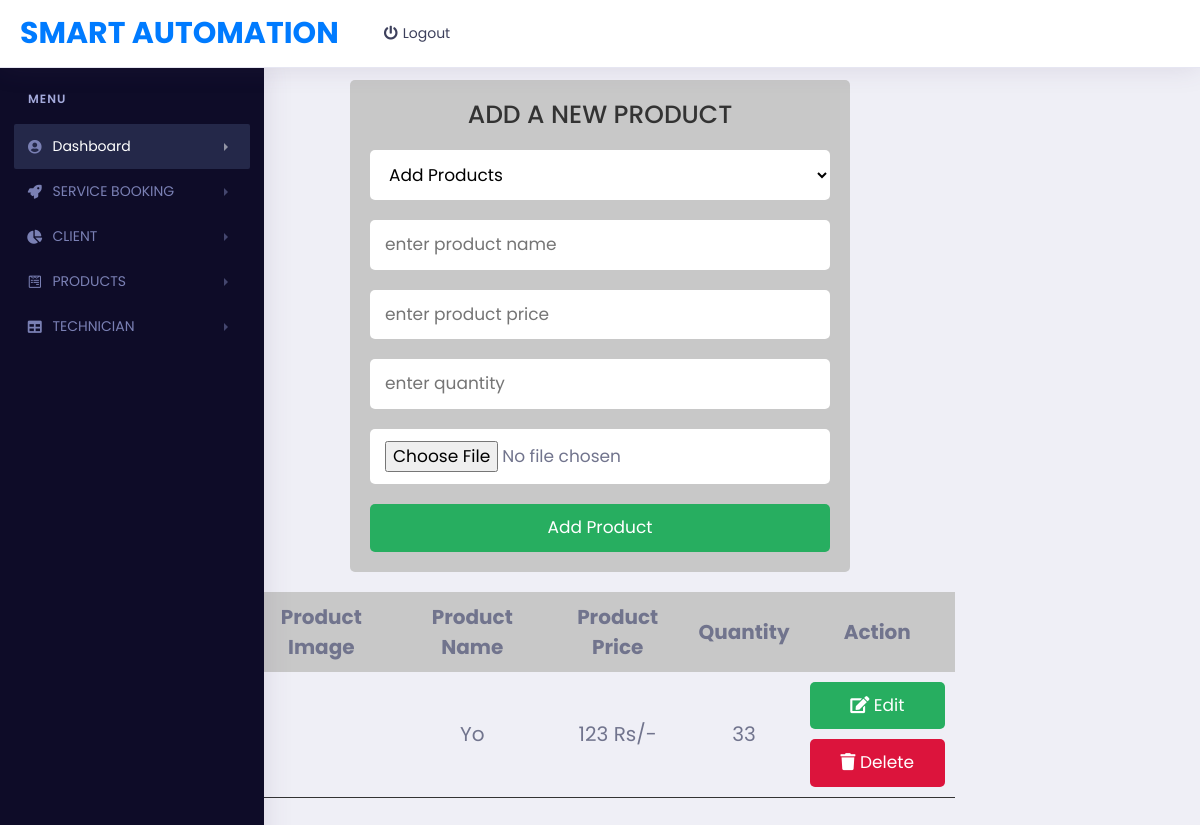
/solar_page.php, run on an earlier commit of the app's database.
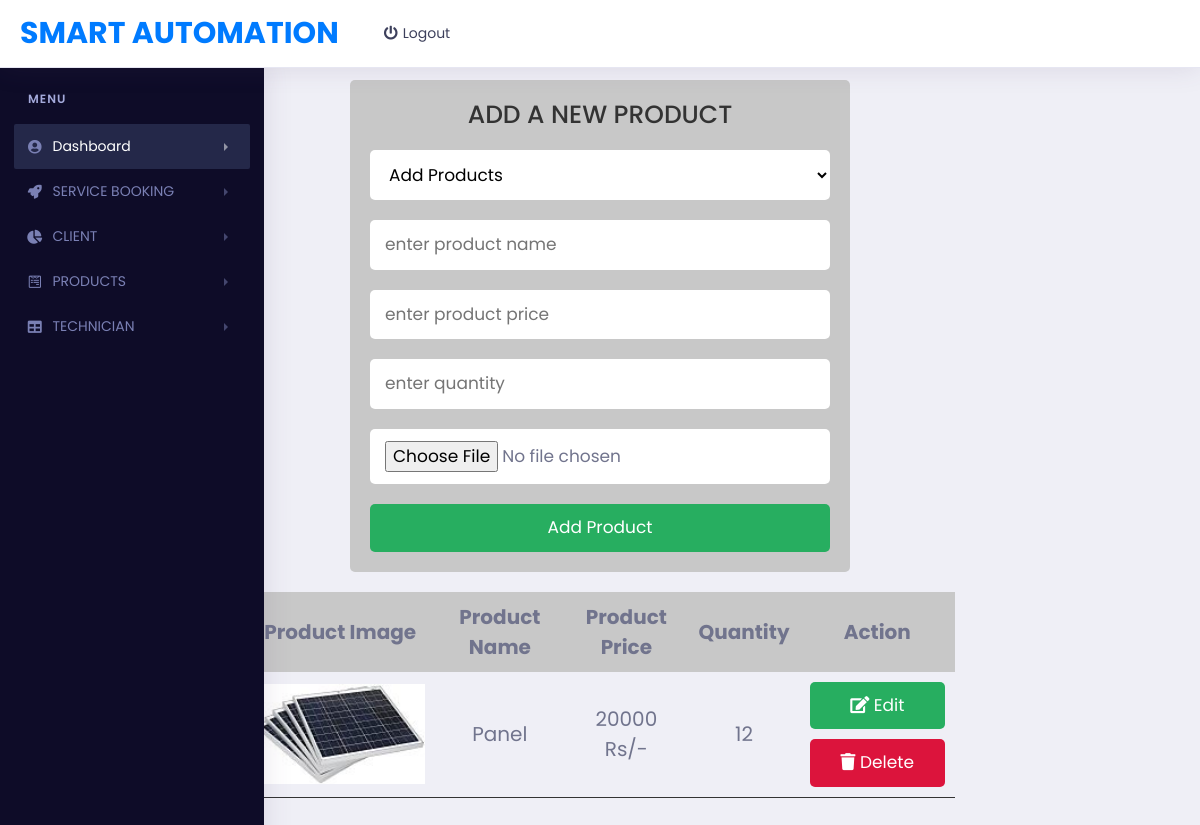
And on a later commit of the database.
### tables this page shows
CREATE TABLE IF NOT EXISTS `solar` (
  `id` int NOT NULL AUTO_INCREMENT,
  `name` varchar(255) NOT NULL,
  `price` int NOT NULL,
  `quantity` int NOT NULL,
  `image` varchar(255) NOT NULL,
  PRIMARY KEY (`id`)
);

### solar_page.php (the view, shortened to what this page needs)
<?php
require("panel_new.php");
?>
<?php
$conn = mysqli_connect('localhost','root','','pure');
?>
<!DOCTYPE html>
<html lang="en">
<head>
   <link rel="stylesheet" href="https://cdnjs.cloudflare.com/ajax/libs/font-awesome/5.15.4/css/all.min.css">
   <link rel="stylesheet" href="admin.css">
</head>
<body>
<div class="container">
   <div class="admin-product-form-container">
      <form id="form" action="<?php $_SERVER['PHP_SELF'] ?>" method="post" enctype="multipart/form-data">
         <h3>add a new product</h3>
         <select id="myList" class="box">
									<option value="">Add Products</option>
								  </select>
         <input type="text" id="username" placeholder="enter product name" name="product_name" class="box">
         <input type="number" min="1" placeholder="enter product price" name="product_price" class="box">
         <input type="number" min="1" max="1000" placeholder="enter quantity" name="product_quantity" class="box">
         <input type="file" id="file"  onchange="return fileValidation()" name="product_image" class="box">
         <input type="submit" class="btn" name="add_product" value="add product">
      </form>
   </div>
   <?php
   $select = mysqli_query($conn, "SELECT * FROM solar");
   ?>
   <div class="product-display">
      <table class="product-display-table">
         <thead>
         <tr>
            <th>product image</th>
            <th>product name</th>
            <th>product price</th>
            <th>Quantity</th>
            <th>action</th>
         </tr>
         </thead>
         <?php while($row = mysqli_fetch_assoc($select)){ ?>
         <tr>
            <td><img src="uploaded_img/<?php echo $row['image']; ?>" height="100" alt=""></td>
            <td><?php echo $row['name']; ?></td>
            <td><?php echo $row['price']; ?> Rs/-</td>
            <td><?php echo $row['quantity']; ?></td>
            <td>
               <a href="admin_update.php?edit=<?php echo $row['id']; ?>" class="btn"> <i class="fas fa-edit"></i> edit </a>
               <a href="solar_page.php?delete=<?php echo $row['id']; ?>" class="btn" onclick="return confirm('Are you sure you want to delete');"> <i class="fas fa-trash"></i> delete </a>
            </td>
         </tr>
      <?php } ?>
      </table>
   </div>
</div>
</body>
</html>

### panel_new.php (shortened to what this page needs)
<!doctype html>
<html lang="en">
<head>
    <link rel="stylesheet" href="assets/vendor/bootstrap/css/bootstrap.min.css">
    <link href="assets/vendor/fonts/circular-std/style.css" rel="stylesheet">
    <link rel="stylesheet" href="assets/libs/css/style.css">
    <link rel="stylesheet" href="assets/vendor/fonts/fontawesome/css/fontawesome-all.css">
    <link rel="stylesheet" href="assets/vendor/fonts/material-design-iconic-font/css/materialdesignicons.min.css">
    <link rel="stylesheet" href="assets/vendor/fonts/flag-icon-css/flag-icon.min.css">
</head>
<body>
    <div class="dashboard-main-wrapper">
        <div class="dashboard-header">
            <nav class="navbar navbar-expand-lg bg-white fixed-top">
                <a class="navbar-brand" href="#">Smart Automation</a>
                <a class="dropdown-item" href="index.html"  onclick="return confirm('Are you sure you want to Logout');"><i class="fas fa-power-off mr-2"></i>Logout</a>
            </nav>
        </div>
        <div class="nav-left-sidebar sidebar-dark">
            <div class="menu-list">
                <nav class="navbar navbar-expand-lg navbar-light">
                    <div class="collapse navbar-collapse" id="navbarNav">
                        <ul class="navbar-nav flex-column">
                            <li class="nav-divider">
                                Menu
                            </li>
                            <li class="nav-item ">
                                <a class="nav-link active" href="dash.php" data-toggle="collapse" aria-expanded="false"
                                    data-target="#submenu-1" aria-controls="submenu-1"><i
                                        class="fa fa-fw fa-user-circle"></i>Dashboard </a>
                            </li>
                            <li class="nav-item">
                                <a class="nav-link" href="#" data-toggle="collapse" aria-expanded="false"
                                    data-target="#submenu-2" aria-controls="submenu-2"><i
                                        class="fa fa-fw fa-rocket"></i>SERVICE BOOKING</a>
                            </li>
                            <li class="nav-item">
                                <a class="nav-link" href="#" data-toggle="collapse" aria-expanded="false"
                                    data-target="#submenu-3" aria-controls="submenu-3"><i
                                        class="fas fa-fw fa-chart-pie"></i>CLIENT</a>
                            </li>
                            <li class="nav-item ">
                                <a class="nav-link" href="#" data-toggle="collapse" aria-expanded="false"
                                    data-target="#submenu-4" aria-controls="submenu-4"><i
                                        class="fab fa-fw fa-wpforms"></i>PRODUCTS</a>
                            </li>
                            <li class="nav-item">
                                <a class="nav-link" href="#" data-toggle="collapse" aria-expanded="false"
                                    data-target="#submenu-5" aria-controls="submenu-5"><i
                                        class="fas fa-fw fa-table"></i>TECHNICIAN</a>
                            </li>
                        </ul>
                    </div>
                </nav>
            </div>
        </div>
</body>
</html>

### assets/libs/css/style.css (style rules this page uses)
body { font-family: 'Circular Std Book'; font-style: normal; font-weight: normal; font-size: 14px; color: #71748d; background-color: #efeff6; -webkit-font-smoothing: antialiased; }
.dashboard-header .navbar { padding: 0px; border-bottom: 1px solid #e6e6f2; -webkit-box-shadow: 0px 0px 28px 0px rgba(82, 63, 105, 0.13); box-shadow: 0px 0px 28px 0px rgba(82, 63, 105, 0.13); -webkit-transition: all 0.3s ease; min-height: 60px; }
.navbar-brand { display: inline-block; margin-right: 1rem; line-height: inherit; white-space: nowrap; padding: 11px 20px; font-size: 30px; text-transform: uppercase; font-weight: 700; color: #007bff; }
.nav-left-sidebar { position: fixed; width: 264px; height: 100%; top: 60px; overflow: auto; background-color: #fff; -webkit-box-shadow: 0px 0px 28px 0px rgba(82, 63, 105, 0.13); box-shadow: 0px 0px 28px 0px rgba(82, 63, 105, 0.13); -webkit-transition: all 0.3s ease; }
.nav-left-sidebar .nav-link[data-toggle="collapse"] { position: relative; display: flex; align-items: center; }
.nav-left-sidebar .nav-link[data-toggle="collapse"]::after { display: inline-block; width: 0; height: 0; position: absolute; right: 20px; vertical-align: 0.255em; content: ""; border-top: 0.3em solid; border-right: 0.3em solid transparent; border-bottom: 0; border-left: 0.3em solid transparent; }
.nav-left-sidebar .nav-link[data-toggle="collapse"][aria-expanded="false"]:after { transform: rotate(-90deg); }
.nav-left-sidebar .nav-link[data-toggle="collapse"]:after { transition: transform .35s ease, opacity .35s ease; opacity: .5; }
.nav-left-sidebar .navbar-nav { width: 100%; }
.nav-left-sidebar .navbar { position: relative; padding: 14px; }
.nav-left-sidebar .navbar-nav .nav-link { font-size: 14px; padding: 12px; color: #71789e; transition: 0.3s; }
.nav-left-sidebar .nav-link i { font-size: 14px; margin-right: 9px; text-align: center; vertical-align: middle; line-height: 16px; }
.nav-divider { padding: 10px 14px; line-height: 30px; font-weight: 600; text-transform: uppercase; font-size: 12px; }
.nav-left-sidebar .navbar-nav .nav-link:focus, .nav-left-sidebar .navbar-nav .nav-link.active { background-color: #e2e2eb; color: #3d405c; border-radius: 2px; }
.sidebar-dark { background-color: #0e0c28; -webkit-box-shadow: 0px 0px 28px 0px rgba(82, 63, 105, 0.13); box-shadow: 0px 0px 28px 0px rgba(82, 63, 105, 0.13); -webkit-transition: all 0.3s ease; }
.sidebar-dark .nav-divider { color: #a4aadb; font-size: 12px; letter-spacing: 1px; }
.sidebar-dark.nav-left-sidebar .nav-link i { color: #7a80b4; }
.sidebar-dark.nav-left-sidebar .navbar-nav .nav-link { color: #7a80b4; }
.sidebar-dark.nav-left-sidebar .navbar-nav .nav-link:focus, .sidebar-dark.nav-left-sidebar .navbar-nav .nav-link.active { background-color: #242849; color: #fff; border-radius: 2px; }
.dropdown-item { display: block; width: 6.5%; padding: .25rem 1.5rem; clear: both; font-weight: 400; color: #3d405c; text-align: inherit; background-color: transparent; border: 0; }
.dashboard-main-wrapper { min-height: 100%; padding-top: 60px; position: relative; }

What changed in the data, as far as the page shows it:
removed solar: name "Yo", price "123", quantity "33"
added solar: image (picture), name "Panel", price "20000", quantity "12"
